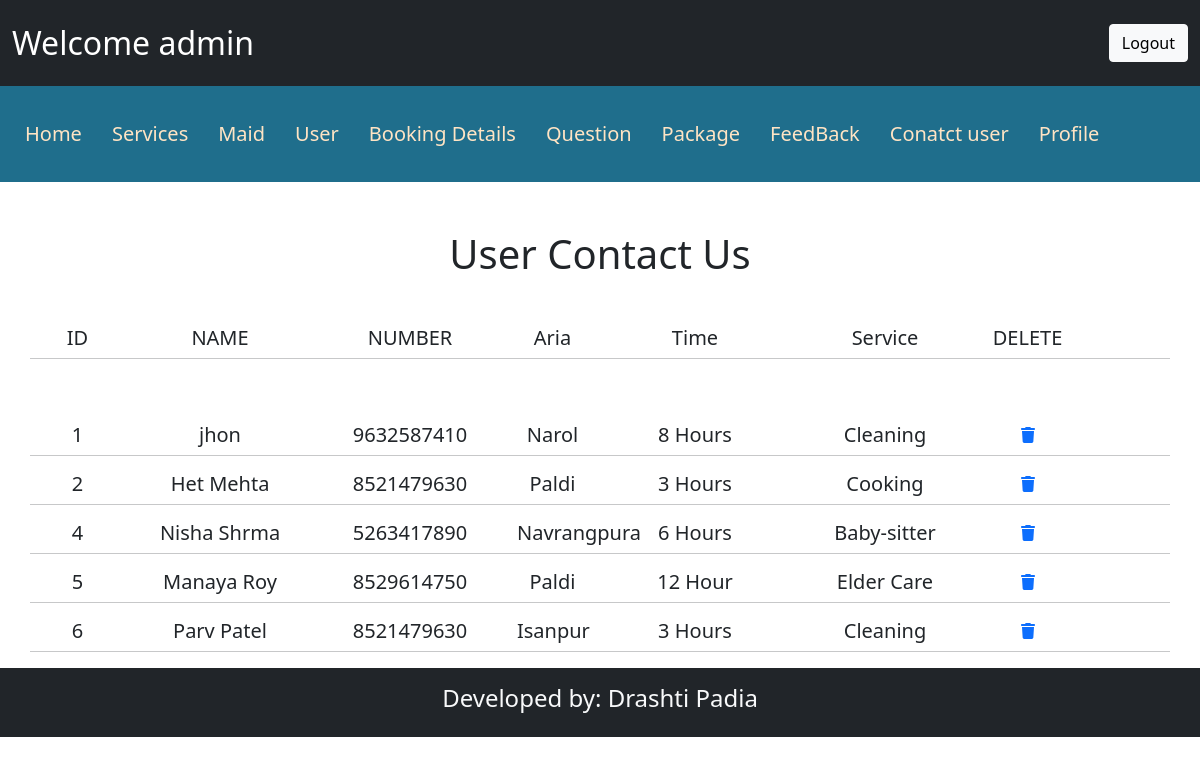
The page /admin/adminusercontactus.php (signed in) on the database its author committed.
### tables this page shows
CREATE TABLE IF NOT EXISTS `contactuser` (
  `con_id` int(11) NOT NULL AUTO_INCREMENT,
  `con_name` varchar(20) NOT NULL,
  `con_number` varchar(10) NOT NULL,
  `con_location` varchar(20) NOT NULL,
  `con_time` varchar(20) NOT NULL,
  `service_Id` int(11) NOT NULL,
  PRIMARY KEY (`con_id`),
  KEY `contactuser_ibfk_1` (`service_Id`)
);

CREATE TABLE IF NOT EXISTS `service` (
  `service_Id` int(11) NOT NULL AUTO_INCREMENT,
  `service_name` varchar(20) NOT NULL,
  PRIMARY KEY (`service_Id`)
);

### admin/adminusercontactus.php (the view, shortened to what this page needs)
<?php
include("./header.php");
?>
<!DOCTYPE html>
<html lang="en">
<head>
    <link rel="stylesheet" href="./css/bootstrap.min.css" />
    <link rel="stylesheet" href="./css/all.min.css" />
    <link rel="stylesheet" href="./css/style.css" />
</head>
<body>
  <section id="usercontactlistSection" class="mt-5">
    <div class="container d-flex justify-content-center">
      <h1 class="m-auto">User Contact Us</h1>
    </div>
  </section>
    <section class="py-5">
        <div class="container text-center">
            <div class="row">
                <div class="col-1">
                    <h5> ID</h5>
                </div>
                <div class="col-2">
                    <h5>NAME</h5>
                </div>
                <div class="col-2">
                    <h5>NUMBER</h5>
                </div>
                <div class="col-1">
                    <h5>Aria</h5>
                </div>
                <div class="col-2">
                    <h5>Time</h5>
                </div>
                <div class="col-2">
                    <h5>Service</h5>
                </div>
                <div class="col-1">
                    <h5>DELETE</h5>
                </div>
                <hr />
            </div>
        </div>
    </section>
    <?php
    $qur = "SELECT * FROM contactuser";
    $Res = mysqli_query($con, $qur);
    while ($row = mysqli_fetch_row($Res)) {
        ?>
        <section>
            <div class="container text-center">
                <div class="row">
                    <div class="col-1">
                        <h5> <?php echo ($row[0]) ?></h5>
                    </div>
                    <div class="col-2">
                        <h5> <?php echo ($row[1]) ?></h5>
                    </div>
                    <div class="col-2">
                        <h5> <?php echo ($row[2]) ?></h5>
                    </div>
                    <div class="col-1">
                        <h5> <?php echo ($row[3]) ?></h5>
                    </div>
                    <div class="col-2">
                        <h5> <?php echo ($row[4]) ?></h5>
                    </div>
                    <div class="col-2">
                        <h5><?php
                        $ser_query = "SELECT * FROM service Where service_Id=" . $row[5];
                        $ser_res = mysqli_query($con, $ser_query);
                        $ser_row = mysqli_fetch_row($ser_res);
                        echo ($ser_row[1]); ?></h5>
                    </div>
                    <div class="col-1">
                    <a href="./deleteAdminContacts.php?contactuser_id=<?php echo ($row[0]); ?>"><i class="fa-solid fa-trash"></i></a>
                    </div>
                    <hr />
                </div>
            </div>
        </section>
    <?php } ?>
</body>
</html>
<?php include("./footer.php") ?>

### admin/css/style.css (style rules this page uses)
* { margin: 0px; padding: 0px; box-sizing: border-box; }

### rows shown on the page
contactuser: con_id "1", con_name "jhon", con_number "9632587410", con_location "Narol", con_time "8 Hours", service_Id.service_name "Cleaning"
contactuser: con_id "2", con_name "Het Mehta", con_number "8521479630", con_location "Paldi", con_time "3 Hours", service_Id.service_name "Cooking"
contactuser: con_id "4", con_name "Nisha Shrma", con_number "5263417890", con_location "Navrangpura", con_time "6 Hours", service_Id.service_name "Baby-sitter"
contactuser: con_id "5", con_name "Manaya Roy", con_number "8529614750", con_location "Paldi", con_time "12 Hour", service_Id.service_name "Elder Care"
contactuser: con_id "6", con_name "Parv Patel", con_number "8521479630", con_location "Isanpur", con_time "3 Hours", service_Id.service_name "Cleaning"

### other values the page prints
$_SESSION['admin'] "admin"
